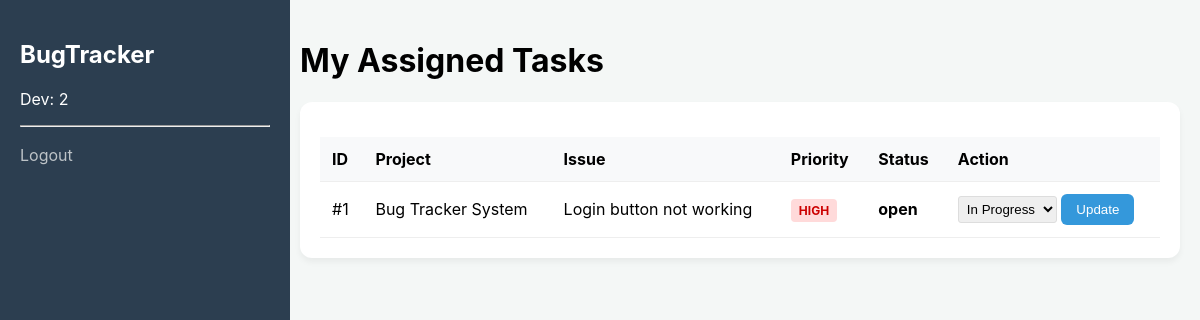
The app's page /dashboard/developer.php (signed in) with its own data.
### tables this page shows
CREATE TABLE `issues` (
  `id` int(11) NOT NULL,
  `title` varchar(200) DEFAULT NULL,
  `description` text DEFAULT NULL,
  `status` enum('open','in_progress','resolved','closed') DEFAULT 'open',
  `priority` enum('low','medium','high') DEFAULT 'medium',
  `project_id` int(11) DEFAULT NULL,
  `assigned_to` int(11) DEFAULT NULL,
  `created_by` int(11) DEFAULT NULL,
  `created_at` timestamp NOT NULL DEFAULT current_timestamp()
);

CREATE TABLE `projects` (
  `id` int(11) NOT NULL,
  `project_name` varchar(150) DEFAULT NULL,
  `description` text DEFAULT NULL,
  `created_at` timestamp NOT NULL DEFAULT current_timestamp()
);

### dashboard/developer.php (the view, shortened to what this page needs)
<?php
include('../db/db.php');
$user_id = $_SESSION['user_id'];
$query = "SELECT i.*, p.project_name
          FROM issues i
          JOIN projects p ON i.project_id = p.id
          WHERE i.assigned_to = '$user_id'";
$result = mysqli_query($conn, $query);
?>
<!DOCTYPE html>
<html>
<head>
    <link rel="stylesheet" href="../assets/style.css">
</head>
<body>
    <div class="sidebar">
        <h2>BugTracker</h2>
        <p>Dev: <?php echo $_SESSION['user_id']; ?></p>
        <hr>
        <a href="../auth/logout.php">Logout</a>
    </div>
    <div class="main-content">
        <header><h1>My Assigned Tasks</h1></header>
        <div class="card">
            <table>
                <tr>
                    <th>ID</th>
                    <th>Project</th>
                    <th>Issue</th>
                    <th>Priority</th>
                    <th>Status</th>
                    <th>Action</th>
                </tr>
                <?php while($row = mysqli_fetch_assoc($result)) { ?>
                <tr>
                    <td>#<?php echo $row['id']; ?></td>
                    <td><?php echo $row['project_name']; ?></td>
                    <td><?php echo $row['title']; ?></td>
                    <td><span class="badge <?php echo $row['priority']; ?>"><?php echo $row['priority']; ?></span></td>
                    <td><strong><?php echo $row['status']; ?></strong></td>
                    <td>
                        <form action="update_status.php" method="POST">
                            <select name="new_status">
                                <option value="in-progress">In Progress</option>
                            </select>
                            <button type="submit" class="btn-small">Update</button>
                        </form>
                    </td>
                </tr>
                <?php } ?>
            </table>
        </div>
    </div>
</body>
</html>

### assets/style.css (style rules this page uses)
body { font-family: 'Segoe UI', Tahoma, Geneva, Verdana, sans-serif; background: #f4f7f6; margin: 0; display: flex; }
.sidebar { width: 250px; background: #2c3e50; color: white; min-height: 100vh; padding: 20px; position: fixed; }
.sidebar a { color: #bdc3c7; display: block; padding: 10px 0; text-decoration: none; }
.main-content { margin-left: 280px; padding: 20px; width: 100%; }
.card { background: white; padding: 20px; border-radius: 8px; box-shadow: 0 2px 10px rgba(0,0,0,0.05); }
table { width: 100%; border-collapse: collapse; margin-top: 15px; }
th, td { padding: 12px; text-align: left; border-bottom: 1px solid #eee; }
th { background: #f8f9fa; }
.badge { padding: 4px 8px; border-radius: 4px; font-size: 12px; text-transform: uppercase; font-weight: bold; }
.high { background: #ffdada; color: #cc0000; }
.btn-small { background: #3498db; color: white; border: none; padding: 5px 10px; border-radius: 3px; cursor: pointer; }
select { padding: 4px; border-radius: 3px; border: 1px solid #ddd; }
body { font-family: 'Inter', sans-serif; background-color: #f4f7f6; }
.sidebar { background: #2c3e50; }
.card { border: none; box-shadow: 0 4px 6px rgba(0,0,0,0.05); border-radius: 12px; }
.btn-small { border-radius: 6px; padding: 8px 15px; border: none; cursor: pointer; }

### records on screen
issues: id "1", project.project_name "Bug Tracker System", title "Login button not working", priority "HIGH", status "open"

### other values on screen
$_SESSION['user_id'] "2"
